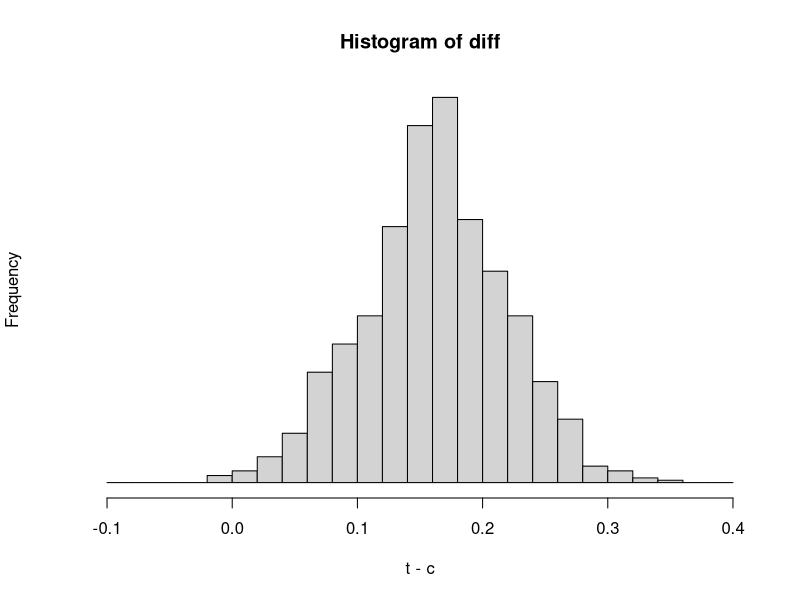

This chart was generated by the following R code:
#problem 3.3b
sample_c <- 1.013 + (0.24 / sqrt(32)) * rt(1000, 31)
sample_t <- 1.173 + (0.20 / sqrt(36)) * rt(1000, 35)
diff <- sample_t - sample_c
hist(diff, xlab="t - c", yaxt="n",breaks=seq(-0.1,0.4,0.02), cex=2)
quantile(diff, c(.025, .975))